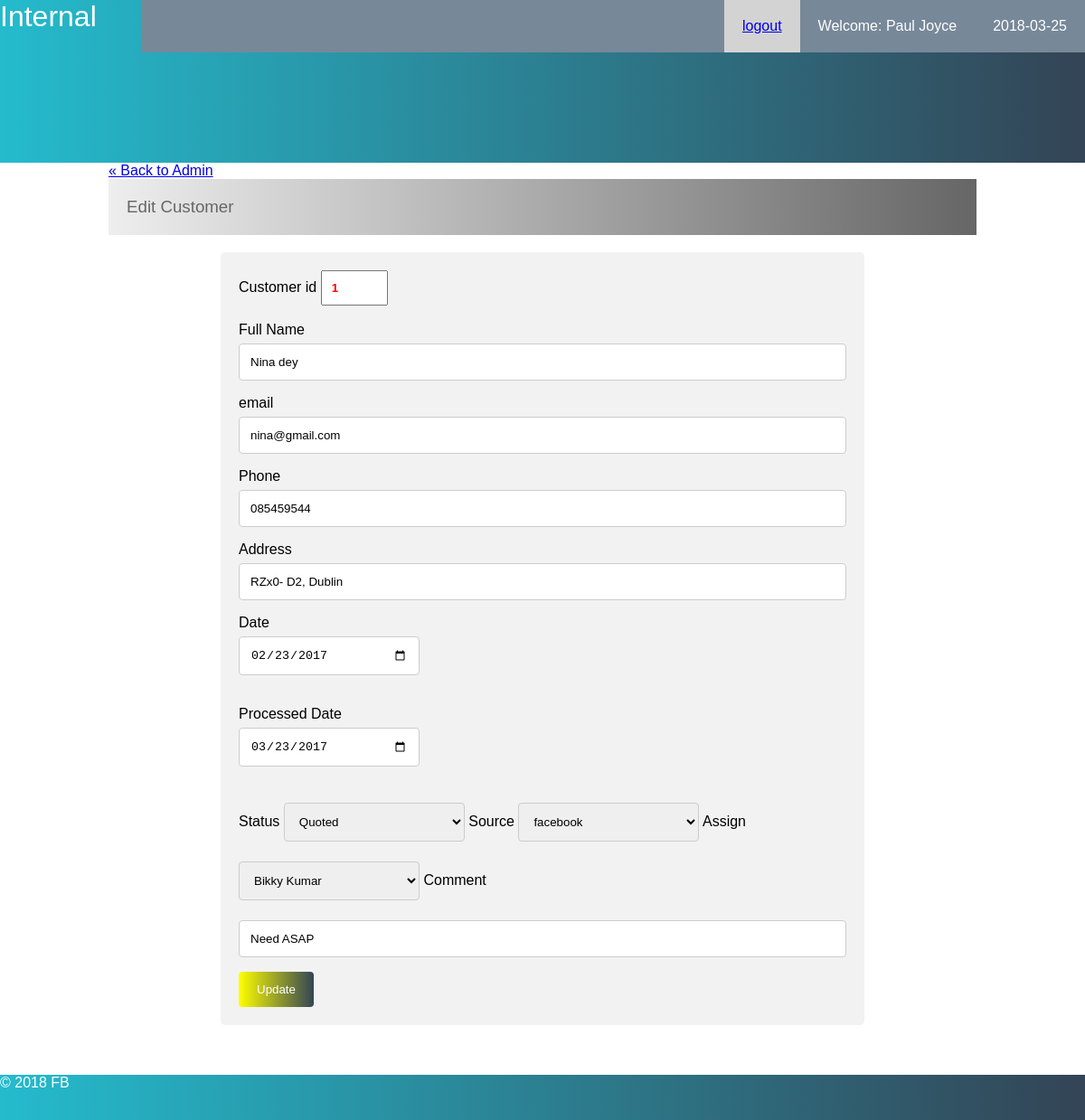
The page /Fb/public/staff/edit_customer.php?id=1 (signed in) on the database its author committed.
### tables this page shows
CREATE TABLE `customers` (
  `customer_id` int(11) NOT NULL,
  `full_name` varchar(255) NOT NULL,
  `email` varchar(30) DEFAULT NULL,
  `phone` varchar(30) DEFAULT NULL,
  `address` varchar(255) DEFAULT NULL,
  `contact_date` date DEFAULT NULL,
  `status` tinyint(1) DEFAULT NULL,
  `source` varchar(85) DEFAULT NULL,
  `staff_id` int(11) DEFAULT NULL,
  `comment` varchar(255) DEFAULT NULL,
  `processed_date` date DEFAULT NULL
);

CREATE TABLE `staff` (
  `staff_id` int(6) UNSIGNED NOT NULL,
  `staff_fullname` varchar(30) NOT NULL,
  `staff_Phone` varchar(30) DEFAULT NULL,
  `staff_email` varchar(50) NOT NULL,
  `staff_password` varchar(50) NOT NULL
);

### Fb/private/query_function.php (called while the page is built, shortened)
<?php
function find_assigned($querried_staff_id){
    global $db;
    $sql = "SELECT staff_fullname FROM staff ";
    $sql .= "WHERE staff_id = '". db_escape($db, $querried_staff_id). "'";
    $sql .= "limit 1";
    $staff_result = mysqli_query($db, $sql);
    $value = mysqli_fetch_assoc($staff_result);
    return $value['staff_fullname'];
}
function edit_customer($id){
    global $db;
    $sql = "SELECT * FROM customers WHERE customer_id ='$id'";
    $customer_result = mysqli_query($db, $sql);
    return $customer_result;
}
?>

### Fb/public/staff/edit_customer.php (the view, shortened to what this page needs)
<?php require_once("../../private/initialize.php");?>
<?php
if(!isset($_GET['id'])){
  redirect_to(return_dashboard());
}
else{
  $id = $_GET['id'];
  $customer_set = edit_customer($id);
  while($customer = mysqli_fetch_assoc($customer_set)){
    $full_name = $customer['full_name'];
    $email = $customer['email'];
    $phone = $customer['phone'] ;
    $address = $customer['address'] ;
    $contact_date = $customer['contact_date'] ;
     if ($customer['status'] == 1){
      $status = 'Quoted';
    }
    elseif ($customer['status'] == 0){
      $status = 'Ordered';
    }
    else{
      $status = 'In Process';
    }
    $source = $customer['source'] ;
    $staff_id = $customer['staff_id'] ;
    $comment = $customer['comment'] ;
    $processed_date = $customer['processed_date'];
  }
}
require_once(SHARED_PATH .'/header.php');
?>
<div class = "container">
<div class ="bread-crumb">
<a class="back_link" href="<?php echo url_for('public/staff/index.php?id='. h($id)); ?>"> &laquo; Back to Admin</a>
</div>
<div class = "page-heading">
	<h3>Edit Customer </h3>
</div>
<div class="form_container">
  <form action="<?php echo url_for('public/staff/edit_customer.php?id='. h($id)); ?>" method = "post">
    <label for="id">Customer id </label>
    <input type="number" id="id" name="id" style="width:50px;color:red; font-weight: 600; padding: 10px;" value = <?php echo h($id) ?> readonly><br /><br />
     <label for="full_name">Full Name</label>
    <input type="text" id="full_name" name="full_name" value="<?php echo h($full_name);?>">
    <label for="email">email</label>
    <input type="text" id="email" name="email" value= "<?php echo  h($email) ?>">
    <label for="phone">Phone</label>
    <input type="text" id="phone" name="phone" value= "<?php echo h($phone) ?>">
    <label for="address">Address</label>
    <input type="text" id="address" name="address" value= "<?php echo h($address) ?>">
    <label for="date">Date</label><br />
    <input type="Date" id="date" name="start_date" value= "<?php echo h($contact_date) ?>"><br /><br />
    <label for="date">Processed Date</label><br />
    <input type="Date" id="processed_date" name="processed_date" value= "<?php echo h($processed_date) ?>"><br /><br />
    <label for="status">Status</label>
    <select id="status" name="status">
    	<option><?php echo $status ?></option>
    </select>
    <label for="source">Source</label>
    <select id="source" name="source">
    	<option><?php echo $source ?></option>
    </select>
    <label for="assign">Assign</label>
    <select id="assign" name="assign">
    	<option><?php echo h(find_assigned($staff_id)) ; ?></option>
    </select>
    <label for="comment">Comment</label>
    <input type = "text" id="comment" name="comment" value= "<?php echo h($comment) ;?>">
    <input type="submit" value="Update">
  </form>
</div>
</div>
<link rel="stylesheet" type="text/css" href="<?php echo url_for('public/stylesheets/add_customer_style.css'); ?>">
<?php require_once(SHARED_PATH ."/footer.php");?>

### Fb/public/stylesheets/styles.css (style rules this page uses)
html { height: 100%; width: 100%; }
body { padding-top: 0px !important; font-weight: 100; font-family: sans-serif; width: 100%; margin: 0; padding: 0; }
.container { width: 80%; margin: 0 auto; min-height: 800px; }
.container h3 { margin-top: 0 !important; padding: 20px; color: #666; font-family: sans-serif; font-weight: 400; }
.page-heading { background: linear-gradient(-90deg, #666 0, #eee 100%); }
.form_process_order input[type=text], input[type=Date], select { width: 200px !important; }
.list td input[type=text], select { width: 100%; padding: 12px; border: 1px solid #ccc; border-radius: 2px; box-sizing: border-box; margin-top: 0px; margin-bottom: 10px; resize: vertical; }

### Fb/public/stylesheets/add_customer_style.css (style rules this page uses)
body { font-family: Arial, Helvetica, sans-serif; }
input[type=text], input[type=password], select, textarea { width: 100%; padding: 12px; border: 1px solid #ccc; border-radius: 4px; box-sizing: border-box; margin-top: 6px; margin-bottom: 16px; resize: vertical; }
input[type=Date] { width: 20%; padding: 12px; border: 1px solid #ccc; border-radius: 4px; box-sizing: border-box; margin-top: 6px; margin-bottom: 16px; resize: vertical; }
input[type=submit] { background: linear-gradient(-90deg, #345, yellow); color: white; padding: 12px 20px; border: none; border-radius: 4px; cursor: pointer; }
.form_container { margin: 0 auto; width:70%; border-radius: 5px; background-color: #f2f2f2; padding: 20px; }

### rows shown on the page
customers: full_name "Nina dey", email "nina@gmail.com", phone "085459544", address "RZx0- D2, Dublin", start_date "02/23/2017", processed_date "03/23/2017", status "Quoted", source "facebook", assign "Bikky Kumar", comment "Need ASAP"

### other values the page prints
$_SESSION['username'] "Paul Joyce"
